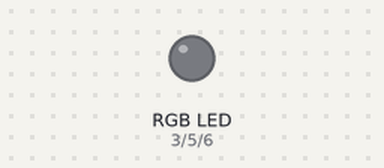
Recording of a sketch running on a simulated Arduino Uno, built with avr-gcc and run on an emulated ATmega328P. On the bench: an RGB LED mixed from three pins (HIGH = lit). Dim RGB values are drawn brighter than linear.

Above: at 0.06 s.
At 36.1 s:
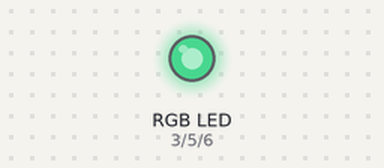
Timing chart, 0 to 40.0 s (numbered marks = the images above):
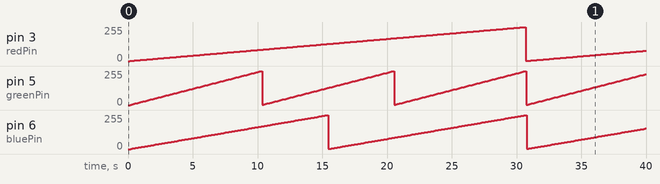

The sketch:

Fading.ino
```cpp
int redPin = 3;
int greenPin = 5;
int bluePin = 6;
int redShade=0;
int greenShade=0;
int blueShade=0;

void setup() {
  // nothing happens in setup
	pinMode(redPin,OUTPUT);
	pinMode(greenPin,OUTPUT);
	pinMode(bluePin,OUTPUT);
}

void loop() {
  analogWrite(redPin,redShade);
  delay(40);
  analogWrite(greenPin,greenShade);
  delay(40);
  analogWrite(bluePin,blueShade);
  delay(40);
  redShade +=1;
  blueShade+=2;
  greenShade+=3;
  if (redShade>255) redShade=redShade-255;
  if (greenShade>255) greenShade=greenShade-255;
  if (blueShade>255) blueShade=blueShade-255;
}
```

sloeber.ino.cpp
```cpp
#ifdef __IN_ECLIPSE__
//This is a automatic generated file
//Please do not modify this file
//If you touch this file your change will be overwritten during the next build
//This file has been generated on 2018-03-14 18:23:40

#include "Arduino.h"

void setup() ;
void loop() ;


#include "Fading.ino"

#endif
//this is a useful comment
```

Measured:
- by itself, pin 3 (redPin): 0/255 → 1/255 at 0.12 s, → 2/255 0.12 s later, → 3/255 0.12 s later, → 4/255 0.12 s later, … (333 changes in this stretch)
- by itself, pin 5 (greenPin): ramps from 3/255 to 255/255 and jumps back, once every 10.2 s
- by itself, pin 6 (bluePin): ramps from 1/255 to 255/255 and jumps back, once every 15.4 s
